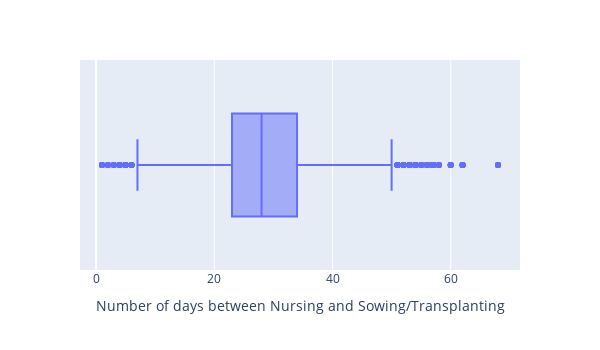
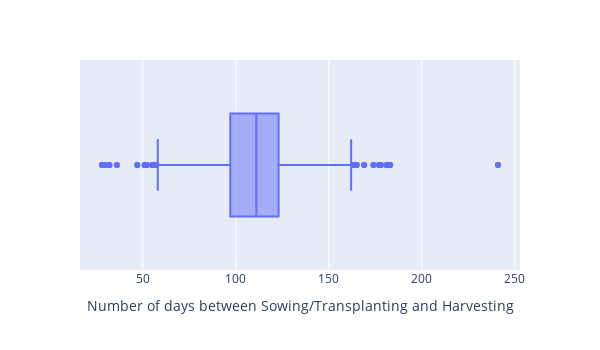
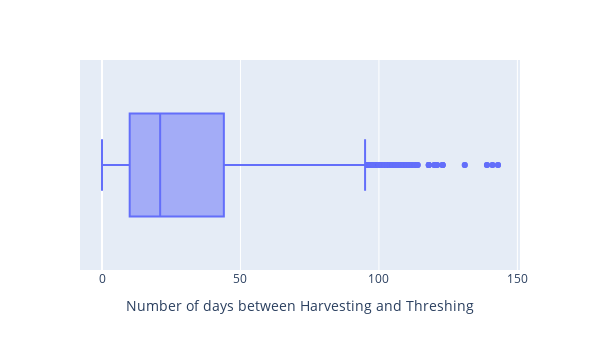

Notebook code cell kept with these figures, in order:
### Code cell
# Visualizing these new variables
fig=px.box(df, x="Days_bw_Nurs_SowTransp", width=600, height=350, labels={'Days_bw_Nurs_SowTransp':'Number of days between Nursing and Sowing/Transplanting'})
fig.show()

fig=px.box(df, x="Days_bw_SowTransp_Harv", width=600, height=350, labels={'Days_bw_SowTransp_Harv':'Number of days between Sowing/Transplanting and Harvesting'})
fig.show()

fig=px.box(df, x="Days_bw_Harv_Thresh", width=600, height=350, labels={'Days_bw_Harv_Thresh':'Number of days between Harvesting and Threshing'})
fig.show()

### Figure 1 — Plotly figure (JSON) as saved in the notebook; plotly's stock layout.template omitted (floating-point values rounded to 4 significant figures; data arrays with more than 128 entries replaced by an {"elided": "..."} marker saying what was removed)
{"data": [{"alignmentgroup": "True", "hovertemplate": "Number of days between Nursing and Sowing/Transplanting=%{x}<extra></extra>", "legendgroup": "", "marker": {"color": "#636efa"}, "name": "", "notched": false, "offsetgroup": "", "orientation": "h", "showlegend": false, "type": "box", "x": {"elided": "7740 int values"}, "x0": " ", "xaxis": "x", "y0": " ", "yaxis": "y"}], "layout": {"boxmode": "group", "height": 350, "legend": {"tracegroupgap": 0}, "margin": {"t": 60}, "width": 600, "xaxis": {"anchor": "y", "domain": [0, 1], "title": {"text": "Number of days between Nursing and Sowing/Transplanting"}}, "yaxis": {"anchor": "x", "domain": [0, 1]}}}

### Figure 2 — Plotly figure (JSON) as saved in the notebook; plotly's stock layout.template omitted (floating-point values rounded to 4 significant figures; data arrays with more than 128 entries replaced by an {"elided": "..."} marker saying what was removed)
{"data": [{"alignmentgroup": "True", "hovertemplate": "Number of days between Sowing/Transplanting and Harvesting=%{x}<extra></extra>", "legendgroup": "", "marker": {"color": "#636efa"}, "name": "", "notched": false, "offsetgroup": "", "orientation": "h", "showlegend": false, "type": "box", "x": {"elided": "7740 int values"}, "x0": " ", "xaxis": "x", "y0": " ", "yaxis": "y"}], "layout": {"boxmode": "group", "height": 350, "legend": {"tracegroupgap": 0}, "margin": {"t": 60}, "width": 600, "xaxis": {"anchor": "y", "domain": [0, 1], "title": {"text": "Number of days between Sowing/Transplanting and Harvesting"}}, "yaxis": {"anchor": "x", "domain": [0, 1]}}}

### Figure 3 — Plotly figure (JSON) as saved in the notebook; plotly's stock layout.template omitted (floating-point values rounded to 4 significant figures; data arrays with more than 128 entries replaced by an {"elided": "..."} marker saying what was removed)
{"data": [{"alignmentgroup": "True", "hovertemplate": "Number of days between Harvesting and Threshing=%{x}<extra></extra>", "legendgroup": "", "marker": {"color": "#636efa"}, "name": "", "notched": false, "offsetgroup": "", "orientation": "h", "showlegend": false, "type": "box", "x": {"elided": "7740 int values"}, "x0": " ", "xaxis": "x", "y0": " ", "yaxis": "y"}], "layout": {"boxmode": "group", "height": 350, "legend": {"tracegroupgap": 0}, "margin": {"t": 60}, "width": 600, "xaxis": {"anchor": "y", "domain": [0, 1], "title": {"text": "Number of days between Harvesting and Threshing"}}, "yaxis": {"anchor": "x", "domain": [0, 1]}}}
